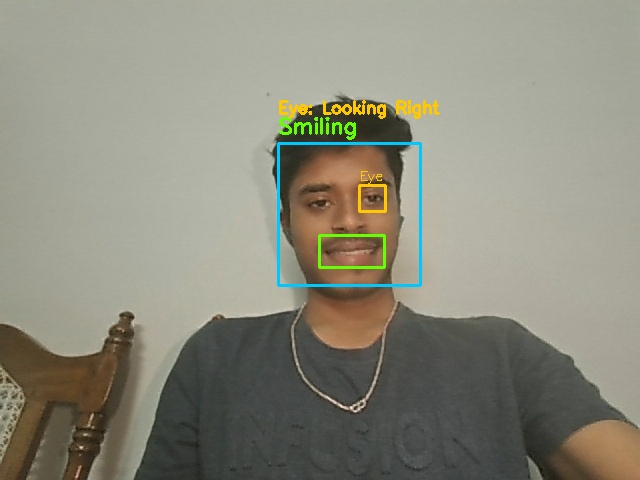
#> input picture captured_photos/smile_001.jpg, 640 x 480 px, given in place of the camera
$ python smile_capture.py
#> lines starting #> are read from the running program, lines starting #| are printed output that depends on the picture; after the words box and inside, x2 and y2 are one past the last pixel; in counts of white or black regions, pixels touching at a corner belong together
import cv2
import os
import time

SAVE_DIR = "captured_photos"
SMILE_FRAMES_NEEDED = 5
COOLDOWN_SECONDS = 3

os.makedirs(SAVE_DIR, exist_ok=True)

face_cascade = cv2.CascadeClassifier(
    cv2.data.haarcascades + "haarcascade_frontalface_default.xml"
)
smile_cascade = cv2.CascadeClassifier(
    cv2.data.haarcascades + "haarcascade_smile.xml"
)
eye_cascade = cv2.CascadeClassifier(
    cv2.data.haarcascades + "haarcascade_eye.xml"
)

smile_counter = 0
last_capture_time = 0
photo_count = 0

cap = cv2.VideoCapture(1)

if not cap.isOpened():
    print("Cannot open camera")
    exit()

while True:
    ret, frame = cap.read()
#> frame is the input picture: shape (480, 640, 3); mean B, G, R 124.2, 138.8, 140
    if not ret:
        break

    gray = cv2.cvtColor(frame, cv2.COLOR_BGR2GRAY)
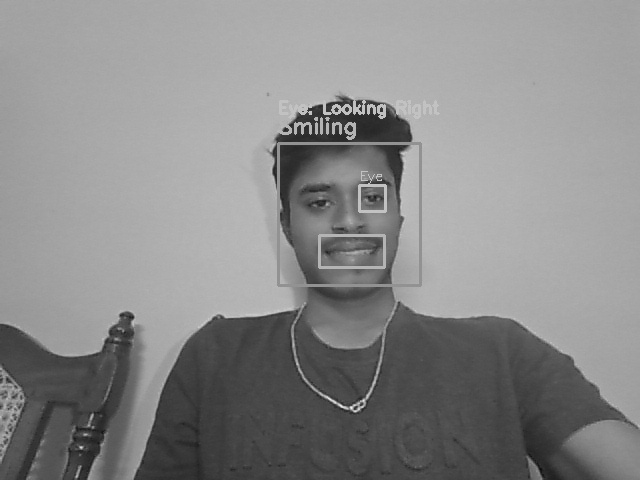
#> gray: shape (480, 640); min 10, max 239, mean 137.5

    faces = face_cascade.detectMultiScale(
        gray, scaleFactor=1.3, minNeighbors=5, minSize=(80, 80)
    )
#> faces = [[272, 140, 154, 154]]

    smile_detected = False

    for (x, y, w, h) in faces:
        cv2.rectangle(frame, (x, y), (x + w, y + h), (255, 200, 0), 2)

        roi_gray = gray[y + h//2 : y + h, x : x + w]
        roi_color = frame[y + h//2 : y + h, x : x + w]

        smiles = smile_cascade.detectMultiScale(
            roi_gray, scaleFactor=1.8, minNeighbors=20, minSize=(25, 25)
        )

        if len(smiles) > 0:
            smile_detected = True
            for (sx, sy, sw, sh) in smiles:
                cv2.rectangle(roi_color, (sx, sy), (sx + sw, sy + sh), (0, 255, 100), 2)

        eye_roi_gray = gray[y:y + h//2, x:x + w]
        eye_roi_color = frame[y:y + h//2, x:x + w]

        eyes = eye_cascade.detectMultiScale(
            eye_roi_gray, scaleFactor=1.1, minNeighbors=10, minSize=(20, 20)
        )

        eyes = sorted(eyes, key=lambda e: e[0])

        for i, (ex, ey, ew, eh) in enumerate(eyes[:2]):

            if len(eyes) >= 2:
                eye_label = "Right Eye" if i == 0 else "Left Eye"
            else:
                eye_label = "Eye"

            cv2.rectangle(eye_roi_color, (ex, ey), (ex + ew, ey + eh), (0, 200, 255), 2)

            cv2.putText(frame, eye_label,
                        (x + ex, y + ey - 5),
                        cv2.FONT_HERSHEY_SIMPLEX, 0.45, (0, 200, 255), 1)

            pupil_roi = eye_roi_gray[ey:ey + eh, ex:ex + ew]
            _, threshold = cv2.threshold(pupil_roi, 50, 255, cv2.THRESH_BINARY_INV)
            contours, _ = cv2.findContours(threshold, cv2.RETR_TREE, cv2.CHAIN_APPROX_SIMPLE)

            if contours:
                largest = max(contours, key=cv2.contourArea)
                M = cv2.moments(largest)
                if M["m00"] != 0:
                    px = int(M["m10"] / M["m00"])
                    if px < ew // 2:
                        gaze = "Looking Left"
                    else:
                        gaze = "Looking Right"

                    gaze_y = y - 30 if i == 0 else y - 50
                    cv2.putText(frame, f"{eye_label}: {gaze}",
                                (x, gaze_y),
                                cv2.FONT_HERSHEY_SIMPLEX, 0.55, (0, 200, 255), 2)

        label = "Smiling" if smile_detected else "No Smile"
        cv2.putText(frame, label, (x, y - 10),
                    cv2.FONT_HERSHEY_SIMPLEX, 0.7,
                    (0, 255, 100) if smile_detected else (100, 100, 255), 2)
#> this loop made 1 pass
#> (x, y, w, h, eyes, label) on pass 1: (272, 140, 154, 154, [[34, 51, 24, 24]], 'No Smile')
#> pass 1, `roi_color = frame[y + h//2 : y + h, x : x + w]`:
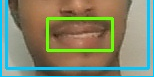
#> roi_color: shape (77, 154, 3); mean B, G, R 107.7, 134.4, 128.3
#> pass 1, `eye_roi_gray = gray[y:y + h//2, x:x + w]`:
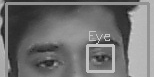
#> eye_roi_gray: shape (77, 154); min 27, max 202, mean 113.1
#> after the loop:
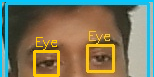
#> eye_roi_color: shape (77, 154, 3); mean B, G, R 95.9, 120.1, 121.1
#> after the loop:
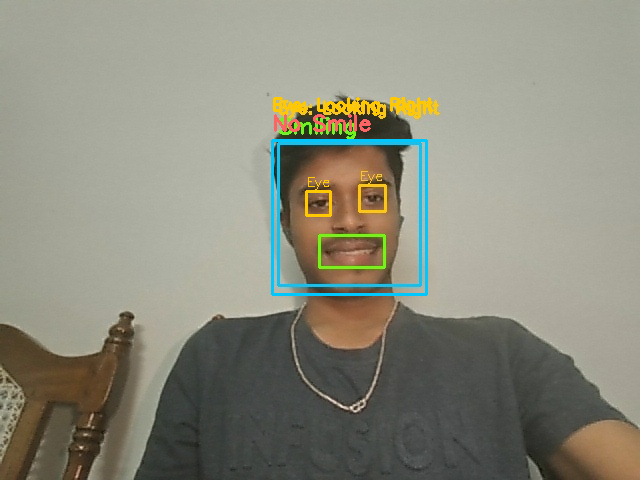
#> frame: shape (480, 640, 3); 1.31% of pixels changed, all inside (x1, y1, x2, y2) = (271, 97, 434, 296)
#> after the loop:
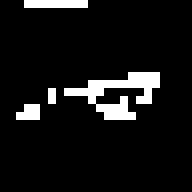
#> threshold: shape (24, 24) (shown 8 times larger); 8% white in thin lines or dots, all inside (x1, y1, x2, y2) = (2, 0, 20, 15)

    current_time = time.time()
    cooldown_passed = (current_time - last_capture_time) > COOLDOWN_SECONDS

    if smile_detected:
        smile_counter += 1
    else:
        smile_counter = 0

    if smile_counter >= SMILE_FRAMES_NEEDED and cooldown_passed:
        photo_count += 1
        filename = os.path.join(SAVE_DIR, f"smile_{photo_count:03d}.jpg")
        cv2.imwrite(filename, frame)
        last_capture_time = current_time
        smile_counter = 0
        print(f"Photo saved: {filename}")

    cv2.putText(frame, f"Photos: {photo_count}", (10, frame.shape[0] - 15),
                cv2.FONT_HERSHEY_SIMPLEX, 0.6, (200, 200, 200), 1)
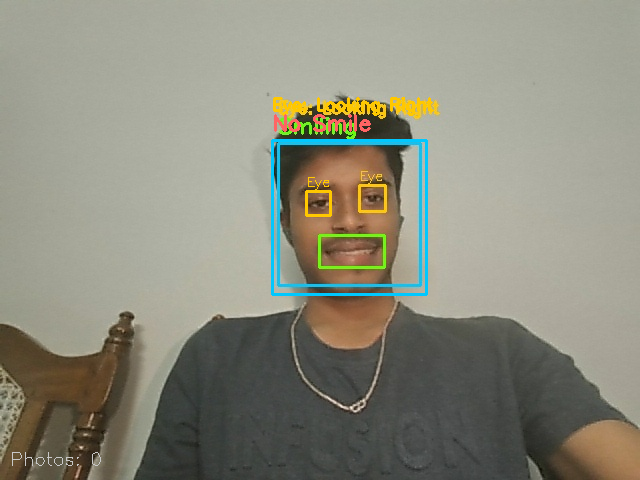
#> frame: shape (480, 640, 3); 0.06% of pixels changed, all inside (x1, y1, x2, y2) = (12, 452, 101, 466)

    cv2.imshow("Smile + Gaze Detection", frame)

    if cv2.waitKey(1) & 0xFF == ord("q"):
#> (key q is pressed here)
        break

cap.release()
cv2.destroyAllWindows()
